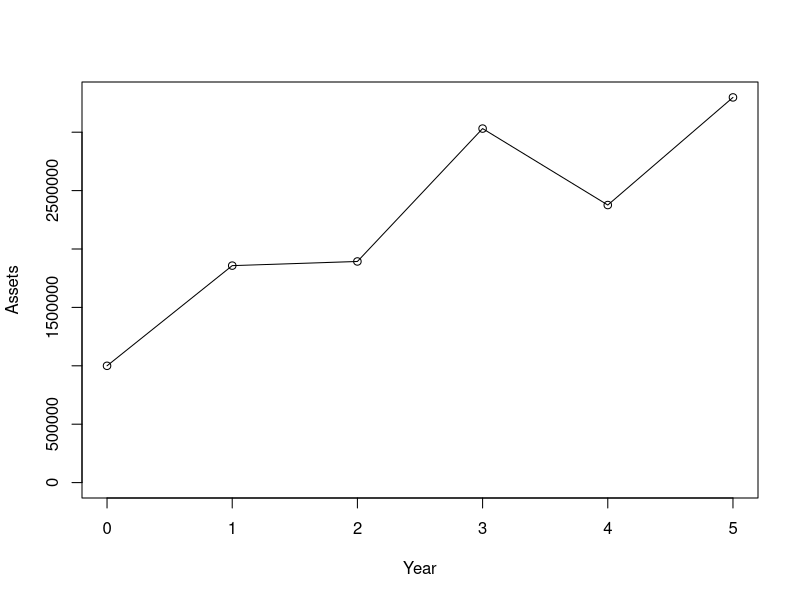

Recreate this plot in R.
rpareto <- function(n, alpha, beta) beta*(runif(n)^(-1/alpha) - 1)

set.seed(2)
Z <- rep(0, 6)
Z[1] <- 1000000
for (i in 1:5) {
  if (Z[i] > 0) {
    Z[i+1] <- max(Z[i] + 5500000 - sum(rpareto(rbinom(1, 1000, 0.1), 3, 100000)), 0)
  } else {
    Z[i+1] <- 0
  }
}

plot(0:5, Z, type="o", xlab="Year", ylab="Assets", ylim=c(0,max(Z)))
